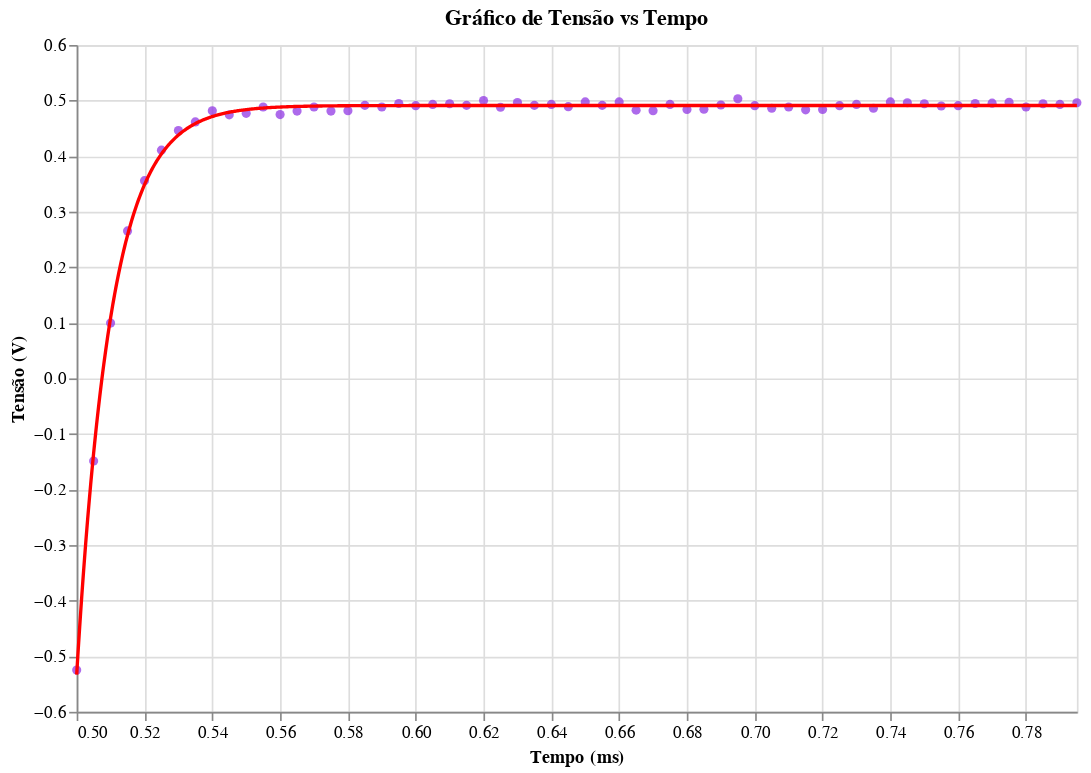

The notebook cell saved with this chart:
### Markdown cell above
Faremos o mesmo agora, porém, selecionando uma parte dos dados que representa uma ascenção da tensão

### Code cell
data2 = aj.slicing_data(data,[0.5,0.8],Rl=True)
data_regres, b,cov = aj.regres_exp(data2)
(aj.data_x_regression(data2,data_regres)).display()

tal_sb = 1/(b*1000)

### Figure 1 — Vega-Lite specification as saved in the notebook (floating-point values rounded to 4 significant figures; data arrays with more than 128 entries replaced by an {"elided": "..."} marker saying what was removed)
{"config": {"view": {"continuousWidth": 300, "continuousHeight": 300}}, "layer": [{"data": {"name": "data-f7a1c9edf5c1742092f48dfd195fb969"}, "mark": {"type": "circle", "color": "blueviolet"}, "encoding": {"x": {"field": "Time", "scale": {"domain": [0.5, 0.795]}, "title": "Tempo (ms)", "type": "quantitative"}, "y": {"field": "U_b", "title": "Tensão (V)", "type": "quantitative"}}, "title": "Gráfico de Tensão vs Tempo"}, {"data": {"name": "data-58171c22a4500a53680f00b19c40a734"}, "mark": {"type": "line", "color": "red"}, "encoding": {"x": {"field": "Time", "scale": {"domain": [0.5, 0.795]}, "title": "Tempo (ms)", "type": "quantitative"}, "y": {"field": "U_b", "title": "Tensão (V)", "type": "quantitative"}}, "title": "Gráfico de Tensão vs Tempo"}], "height": 400, "width": 600, "$schema": "https://vega.github.io/schema/vega-lite/v5.20.1.json", "datasets": {"data-f7a1c9edf5c1742092f48dfd195fb969": [{"Time": 0.5, "U_b": -0.5248}, {"Time": 0.505, "U_b": -0.1485}, {"Time": 0.51, "U_b": 0.0996}, {"Time": 0.515, "U_b": 0.2655}, {"Time": 0.52, "U_b": 0.3559}, {"Time": 0.525, "U_b": 0.4108}, {"Time": 0.53, "U_b": 0.4461}, {"Time": 0.535, "U_b": 0.4616}, {"Time": 0.54, "U_b": 0.4816}, {"Time": 0.545, "U_b": 0.4743}, {"Time": 0.55, "U_b": 0.4771}, {"Time": 0.555, "U_b": 0.4885}, {"Time": 0.56, "U_b": 0.4748}, {"Time": 0.565, "U_b": 0.4811}, {"Time": 0.57, "U_b": 0.4885}, {"Time": 0.575, "U_b": 0.4811}, {"Time": 0.58, "U_b": 0.4816}, {"Time": 0.585, "U_b": 0.4913}, {"Time": 0.59, "U_b": 0.4885}, {"Time": 0.595, "U_b": 0.4948}, {"Time": 0.6, "U_b": 0.4908}, {"Time": 0.605, "U_b": 0.4931}, {"Time": 0.61, "U_b": 0.4943}, {"Time": 0.615, "U_b": 0.4913}, {"Time": 0.62, "U_b": 0.5}, {"Time": 0.625, "U_b": 0.488}, {"Time": 0.63, "U_b": 0.4965}, {"Time": 0.635, "U_b": 0.4913}, {"Time": 0.64, "U_b": 0.4931}, {"Time": 0.645, "U_b": 0.4891}, {"Time": 0.65, "U_b": 0.4976}, {"Time": 0.655, "U_b": 0.4913}, {"Time": 0.66, "U_b": 0.4976}, {"Time": 0.665, "U_b": 0.4828}, {"Time": 0.67, "U_b": 0.4816}, {"Time": 0.675, "U_b": 0.4931}, {"Time": 0.68, "U_b": 0.484}, {"Time": 0.685, "U_b": 0.4845}, {"Time": 0.69, "U_b": 0.492}, {"Time": 0.695, "U_b": 0.5033}, {"Time": 0.7, "U_b": 0.4908}, {"Time": 0.705, "U_b": 0.4863}, {"Time": 0.71, "U_b": 0.4885}, {"Time": 0.715, "U_b": 0.4833}, {"Time": 0.72, "U_b": 0.484}, {"Time": 0.725, "U_b": 0.4908}, {"Time": 0.73, "U_b": 0.4931}, {"Time": 0.735, "U_b": 0.4863}, {"Time": 0.74, "U_b": 0.4976}, {"Time": 0.745, "U_b": 0.496}, {"Time": 0.75, "U_b": 0.4943}, {"Time": 0.755, "U_b": 0.4903}, {"Time": 0.76, "U_b": 0.4908}, {"Time": 0.765, "U_b": 0.4948}, {"Time": 0.77, "U_b": 0.4953}, {"Time": 0.775, "U_b": 0.4971}, {"Time": 0.78, "U_b": 0.4885}, {"Time": 0.785, "U_b": 0.4943}, {"Time": 0.79, "U_b": 0.4931}, {"Time": 0.795, "U_b": 0.496}], "data-58171c22a4500a53680f00b19c40a734": {"elided": "1000 records"}}}
